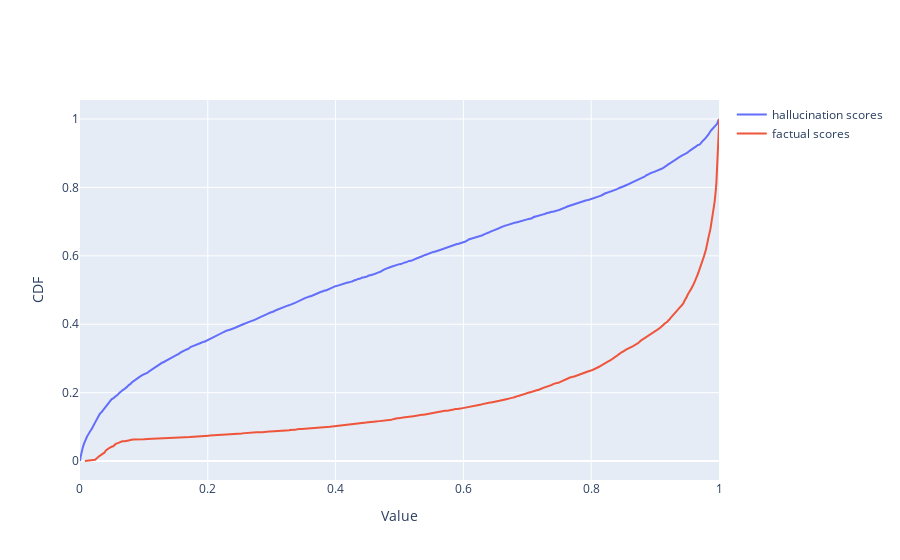

This figure's notebook cell:
### Code cell
import numpy as np
import plotly.graph_objects as go

arr1 = hallucination_scores
arr2 = factual_scores
arr1_sorted = np.sort(arr1)
arr2_sorted = np.sort(arr2)
cdf1 = np.arange(1, len(arr1) + 1) / len(arr1)
cdf2 = np.arange(1, len(arr2) + 1) / len(arr2)

fig = go.Figure()
fig.add_trace(go.Scatter(x=arr1_sorted, y=cdf1, mode='lines', name='hallucination scores'))
fig.add_trace(go.Scatter(x=arr2_sorted, y=cdf2, mode='lines', name='factual scores'))
fig.update_layout(xaxis_title='Value', yaxis_title='CDF')
fig.show()

### Figure 1 — Plotly figure (JSON) as saved in the notebook; plotly's stock layout.template omitted (floating-point values rounded to 4 significant figures; data arrays with more than 128 entries replaced by an {"elided": "..."} marker saying what was removed)
{"data": [{"mode": "lines", "name": "hallucination scores", "type": "scatter", "x": {"elided": "4056 float values"}, "y": {"elided": "4056 float values"}}, {"mode": "lines", "name": "factual scores", "type": "scatter", "x": {"elided": "3764 float values"}, "y": {"elided": "3764 float values"}}], "layout": {"autosize": true, "xaxis": {"autorange": true, "range": [9.843e-06, 1.0], "title": {"text": "Value"}, "type": "linear"}, "yaxis": {"autorange": true, "range": [-0.0553, 1.056], "title": {"text": "CDF"}, "type": "linear"}}}
